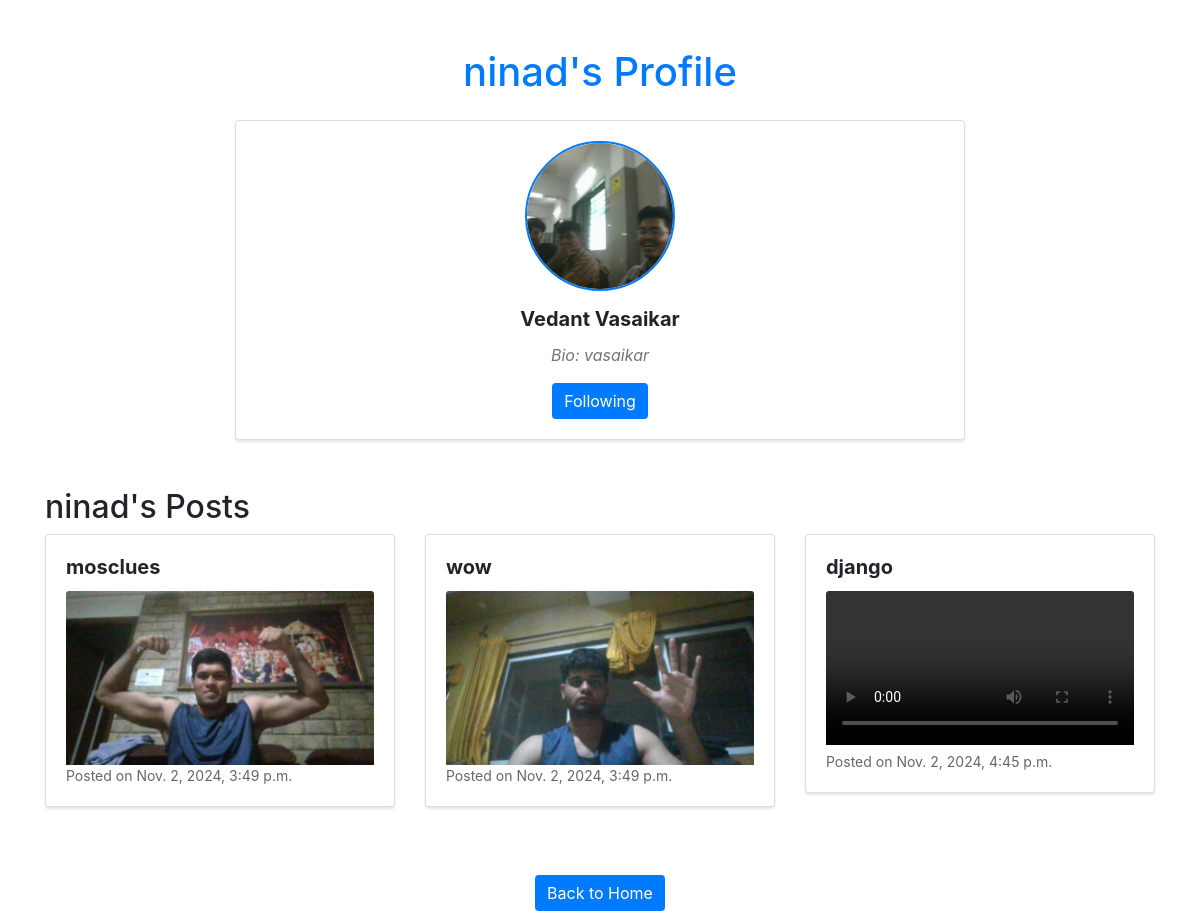
The page /user/2/ (signed in) on the database its author committed.
### accounts/models.py (models this page shows, shortened)
class Profile(models.Model):
    user = models.OneToOneField(User, on_delete=models.CASCADE)
    bio = models.TextField(blank=True)
    dob = models.DateField(null=True, blank=True)
    profile_picture = models.ImageField(default='default.jpg', upload_to='profile_pictures', blank=True, null=True)  # Use the new subdirectory

### home/models.py (models this page shows, shortened)
class Post(models.Model):
    user = models.ForeignKey(User, on_delete=models.CASCADE)
    content_image = models.ImageField(upload_to='post_images/', blank=True, null=True)  # Field for images
    content_video = models.FileField(upload_to='post_videos/', blank=True, null=True)  # Field for videos
    caption = models.TextField()
    created_at = models.DateTimeField(auto_now_add=True)

### home/views.py (the view)
# urls.py: path('user/<int:user_id>/', view_user, name='view_user'),
@login_required
def view_user(request, user_id):
    user = get_object_or_404(User, id=user_id)  # Fetch user by ID
    user_posts = Post.objects.filter(user=user)  # Get all posts by this user
    profile = get_object_or_404(Profile, user=user)
    is_following = Follow.objects.filter(user=request.user, following=user).exists()  # Check if current user follows this user
    context = {
        'user': user,
        'user_posts': user_posts,
        'profile': profile,
        'is_following': is_following,  # Pass follow status to the template
    }
    return render(request, 'view_user.html', context)

### home/templates/view_user.html (shortened to what this page needs)
<!DOCTYPE html>
<html lang="en">
<head>
    {% load static %}
    <link rel="stylesheet" href="{% static 'css/style.css' %}">
    <link rel="stylesheet" href="https://maxcdn.bootstrapcdn.com/bootstrap/4.5.2/css/bootstrap.min.css">
</head>
<body>
    <div class="container mt-5">
        <h1 class="text-center mb-4">{{ user.username }}'s Profile</h1>
        <div class="row justify-content-center">
            <div class="col-md-8">
                <div class="card mb-4">
                    <div class="card-body text-center">
                        {% if profile.profile_picture %}
                            <img src="{{ profile.profile_picture.url }}" alt="{{ user.username }}'s Profile Picture" class="profile-img mb-3">
                        {% else %}
                            <img src="{% static 'default_profile.png' %}" alt="Default Profile Picture" class="profile-img mb-3">
                        {% endif %}
                        <h5 class="card-title">{{ user.first_name }} {{ user.last_name }}</h5>
                        <p class="bio-text">Bio: {{ user.profile.bio }}</p>
                        <button id="follow-btn" class="btn btn-primary" data-user-id="{{ user.id }}">
                            {% if is_following %}
                                Following
                            {% else %}
                                Follow
                            {% endif %}
                        </button>
                    </div>
                </div>
            </div>
        </div>
        <h2 class="mt-4">{{ user.username }}'s Posts</h2>
        <div class="row">
            {% if user_posts %}
                {% for post in user_posts %}
                    <div class="col-md-4 mb-4">
                        <div class="card">
                            <div class="card-body">
                                <h5 class="card-title">{{ post.caption }}</h5>
                                {% if post.content_image %}
                                    <img src="{{ post.content_image.url }}" class="card-img-top" alt="Post Image">
                                {% elif post.content_video %}
                                    <video controls class="card-img-top">
                                        <source src="{{ post.content_video.url }}" type="video/mp4">
                                    </video>
                                {% endif %}
                                <p class="card-text">Posted on {{ post.created_at }}</p>
                            </div>
                        </div>
                    </div>
                {% endfor %}
            {% else %}
                <p class="col-md-12">No posts available.</p>
            {% endif %}
        </div>
        <div class="text-center mt-4">
            <a href="{% url 'home' %}" class="btn btn-primary">Back to Home</a>
        </div>
    </div>
</body>
</html>

### public/static/css/style.css (style rules this page uses)
.btn { padding: 10px 15px; font-size: 16px; border: none; border-radius: 5px; background-color: #007bff; color: white; text-decoration: none; transition: background-color 0.3s ease; }
.card { border: 1px solid #ddd; border-radius: 8px; box-shadow: 0 2px 3px rgba(0, 0, 0, 0.1); margin-bottom: 20px; overflow: hidden; }
.card-body { padding: 15px; }
.card-title { font-size: 20px; font-weight: bold; }
.card-text { font-size: 14px; color: #666; }
h1 { color: #007bff; margin-bottom: 20px; }
button { padding: 10px 15px; background-color: #007bff; color: white; border: none; border-radius: 4px; cursor: pointer; transition: background-color 0.3s; }
.container { max-width: 800px; margin: auto; }
.card-img-top { border-top-left-radius: 8px; border-top-right-radius: 8px; width: 100%; }
.profile-img { width: 150px; height: 150px; border-radius: 50%; object-fit: cover; }

### home/templates/view_user.html (style rules this page uses)
.profile-img { width: 150px; height: 150px; border-radius: 50%; object-fit: cover; border: 2px solid #007bff; }
.card { transition: transform 0.2s; }
.btn-primary { background-color: #007bff; border: none; }
.bio-text { font-style: italic; color: #6c757d; }

### rows shown on the page
Profile: profile_picture (picture)
Post: caption "mosclues", content_image (picture), created_at "Nov. 2, 2024, 3:49 p.m."
Post: caption "wow", content_image (picture), created_at "Nov. 2, 2024, 3:49 p.m."
Post: caption "django", created_at "Nov. 2, 2024, 4:45 p.m."

### other values the page prints
{{ user.username }} "ninad"
{{ user.first_name }} "Vedant"
{{ user.last_name }} "Vasaikar"
{{ user.profile.bio }} "vasaikar"
